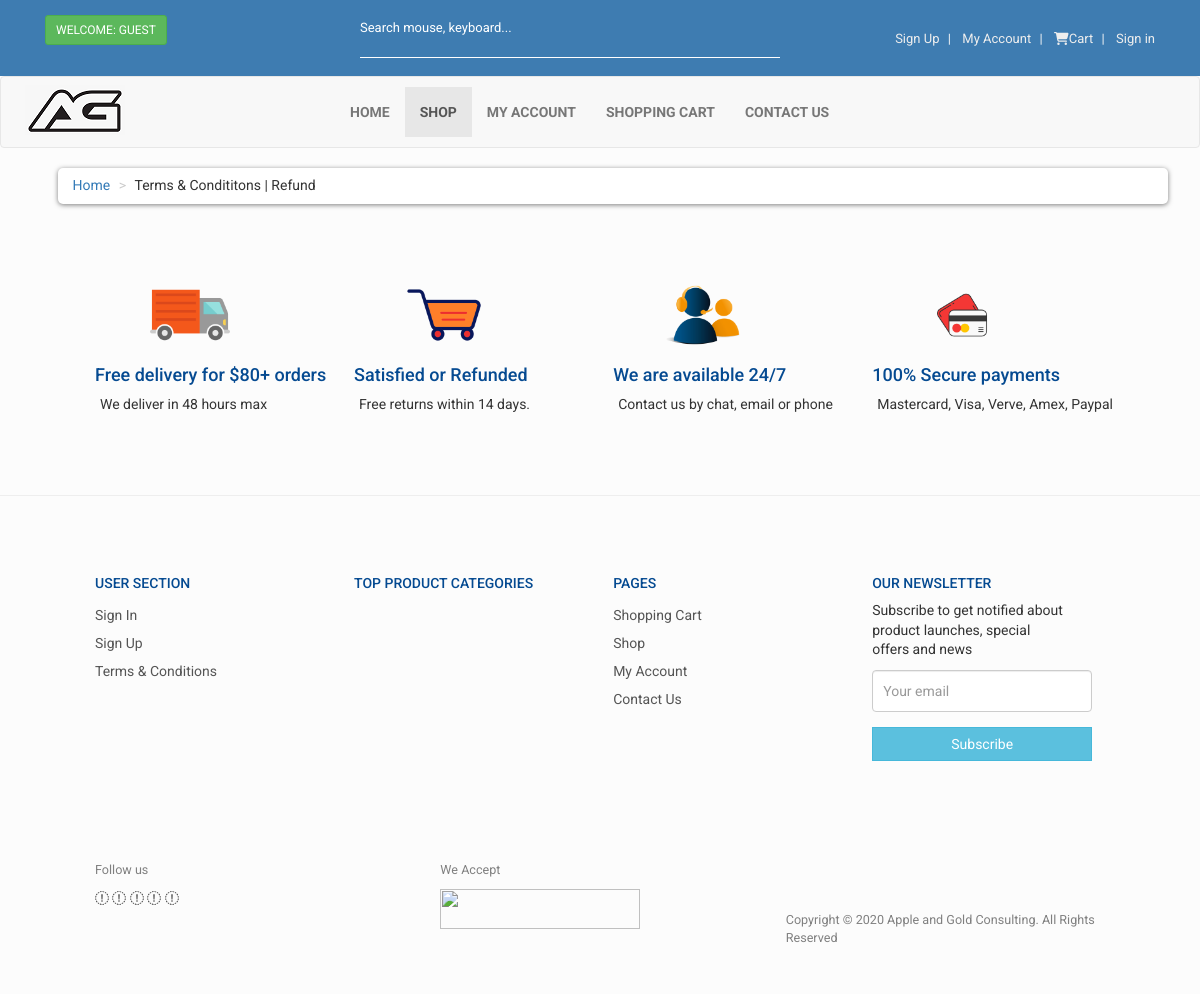
Page /terms.php on the earlier database version.
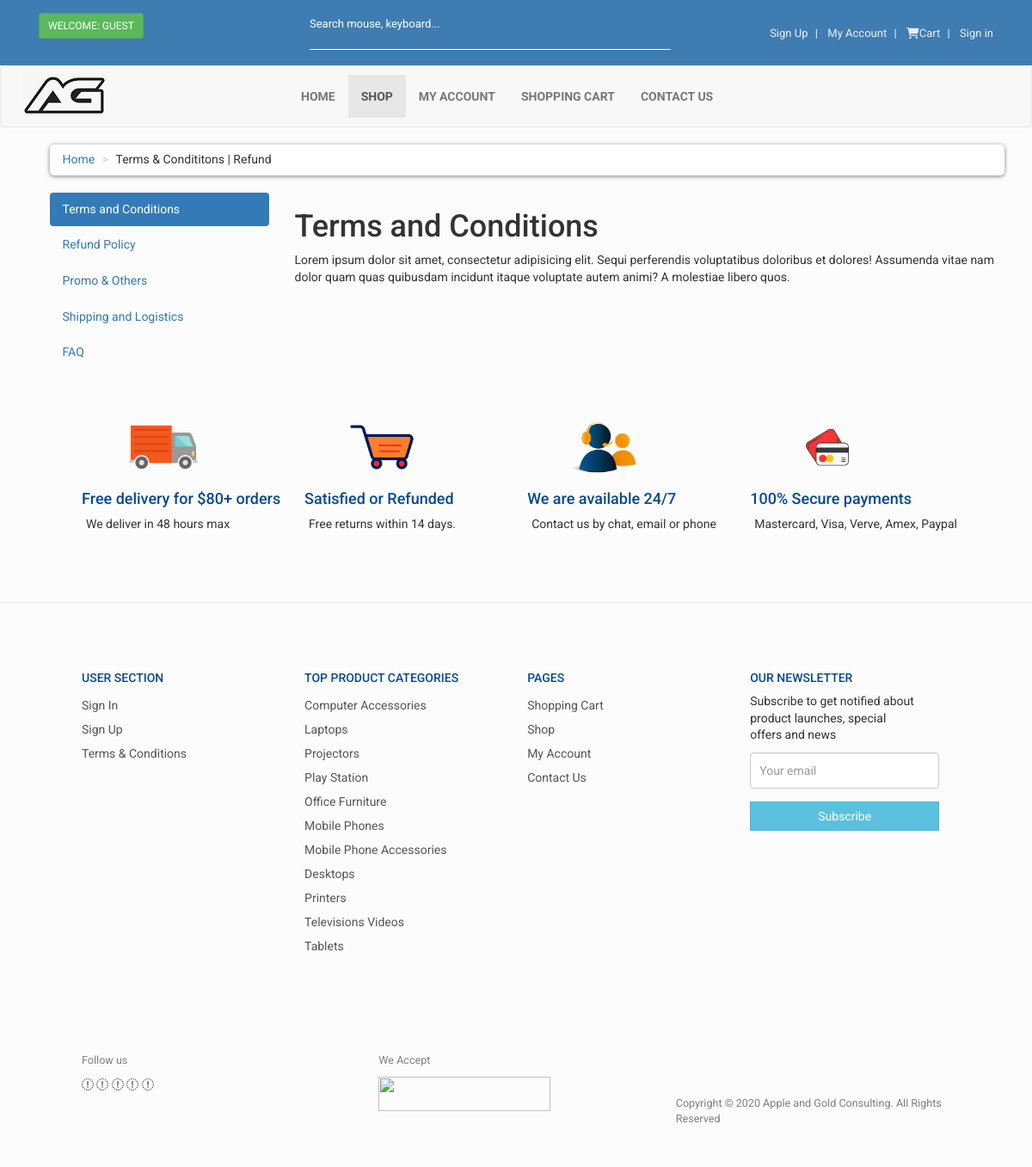
Same page on the later database version.
### tables this page shows
CREATE TABLE `terms` (
  `term_id` int(10) NOT NULL,
  `term_title` varchar(100) NOT NULL,
  `term_link` varchar(100) NOT NULL,
  `term_desc` text NOT NULL
);

CREATE TABLE `product_category` (
  `p_category_id` int(10) NOT NULL,
  `p_category_title` text NOT NULL,
  `p_cat_top` text NOT NULL,
  `p_cat_image` text NOT NULL
);

### terms.php (the view, shortened to what this page needs)
<?php
 $active='Shop';
    include("includes/header.php");
    include("includes/db.php");
?>
    <div id="content">
        <div class="container">
            <div class="col-md-12">
                <ul class="breadcrumb">
                    <li><a href="index.php">Home</a></li>
                    <li>Terms & Condititons | Refund</li>
                </ul>
            </div>
            <div class="col-md-3">
                <div class="box">
                    <ul class="nav nav-pills nav-stacked">
                        <?php
                            $get_terms = "select * from terms LIMIT 0,1";
                            $run_terms = mysqli_query($con,$get_terms);
                            while($row_terms=mysqli_fetch_array($run_terms)){
                                $term_title = $row_terms['term_title'];
                                $term_link = $row_terms['term_link'];
                        ?>
                        <li class="active">
                                <a data-toggle="pill" href="#<?php echo $term_link; ?>">
                                    <?php
                                        echo $term_title;
                                    ?>
                                </a>
                        </li>
                        <?php
                            }
                        ?>
                        <?php
                            $count_terms = "select * from terms";
                            $run_count_terms = mysqli_query($con,$count_terms);
                            $count = mysqli_num_rows($run_count_terms);
                            $get_terms = "select * from terms LIMIT 1, $count";
                            $run_terms = mysqli_query($con,$get_terms);
                            while($row_terms=mysqli_fetch_array($run_terms)){
                                $term_title = $row_terms['term_title'];
                                $term_link = $row_terms['term_link'];
                        ?>
                        <li class="">
                            <a data-toggle="pill" href="#<?php echo $term_link; ?>">
                                <?php
                                    echo $term_title;
                                ?>
                            </a>
                        </li>
                        <?php
                            }
                        ?>
                    </ul>
                </div>
            </div>
            <div class="col-md-9">
                <div class="box">
                    <div class="tab-content">
                            <?php
                                $get_terms = "select * from terms LIMIT 0,1";
                                $run_terms = mysqli_query($con,$get_terms);
                                while($row_terms=mysqli_fetch_array($run_terms)){
                                    $term_desc = $row_terms['term_desc'];
                                    $term_title = $row_terms['term_title'];
                                    $term_link = $row_terms['term_link'];
                            ?>
                                <div id="<?php echo $term_link?>" class="tab-pane fade in active">
                                    <h1 class="tabTitle"><?php echo $term_title;?></h1>
                                    <p class="tabDesc"><?php echo $term_desc; ?></p>
                                </div>
                            <?php } ?>
                    </div>
                </div>
            </div>
        </div>
    </div>
    <?php
    include("admin_area/includes/footer.php");
    ?>
</body>
</html>

### includes/header.php (shortened to what this page needs)
<!DOCTYPE html>
<html lang="en">
<head>
    <link rel="stylesheet" type="text/css" href="styles/bootstrap.min.css">
    <link rel="stylesheet" type="text/css" href="https://stackpath.bootstrapcdn.com/font-awesome/4.7.0/css/font-awesome.min.css">
    <link rel="stylesheet" type="text/css" href="styles/main.css">
    <link rel="stylesheet" type="text/css" href="styles/animate.css">
    <link rel="stylesheet" type="text/css" href="styles/lightslider.css">
    <link rel="stylesheet" type="text/css" href="styles/grid.css">
</head>
<body>
    <div id="top">
        <div class="container">
            <div class="col-md-6 offer">
                <a href="#" class="btn btn-success btn-sm userid">
                    <?php
                        if(!isset($_SESSION['email'])){
                            echo" Welcome: Guest";
                        }else{
                            echo "Welcome: " . $_SESSION['email'] . "";
                        }
                    ?>
                </a>
                <form class="navbar-form navbar-left form  navbar-collapse collapse " method="POST" action="header.php" id="search">
                    <div class="input-group">
                        <input type="text" class="control search-input" name="search" onkeydown="searchq();" placeholder="Search mouse, keyboard...">
                    </div>
                </form>
            </div>
            <div class="col-md-6">
                <ul class="menu">
                    <li>
                        <a href=""  data-toggle="modal" data-target="#exampleModalLong">Sign Up</a>
                    </li>
                    <li>
                        <a href="customer/my_account.php">My Account</a>
                    </li>
                    <li>
                        <a href="cart.php"><i class="fa fa-shopping-cart cart-icon"><span class="badge"><?php items();?></span></i>Cart</a>
                    </li>
                    <li>
                        <a href="checkout.php">
                        <?php
                            if(!isset($_SESSION['email'])){
                                echo" <a href='' data-toggle='modal' data-target='#exampleModal'>Sign in</a> ";
                            }else{
                                echo" <a href='customer/logout.php'>Sign Out</a> ";
                            }
                        ?>
                        </a>
                    </li>
                </ul>
            </div>
        </div>
    </div>
    <div id="navbar" class="navbar navbar-default toggle">
        <div class="container">
            <div class="navbar-header">
                <a href="index.php" class="navbar-brand home">
                    <img src="images/mainlogo.png" alt="AG-logo" class="hidden-xs">
                </a>
            </div>
            <div class="navbar-collapse collapse nav-menu" id="navigation">
                <div class="padding-nav">
                    <ul class="nav navbar-nav left">
                        <li class="<?php if($active=='Home') echo"active"; ?>">
                            <a href="index.php">Home</a>
                        </li>
                        <li class="<?php if($active=='Shop') echo"active"; ?>">
                            <a href="shop.php"> Shop</a>
                        </li>
                        <li class="<?php if($active=='Account') echo"active"; ?>">
                            <?php
                                if(!isset($_SESSION['last_name'])){
                                    echo "<a href ='checkout.php'>My Account</a>";
                                }else{
                                    echo "<a href ='customer/my_account.php?my_orders'>My Account</a>";
                                }
                            ?>
                        </li>
                        <li class="<?php if($active=='Cart') echo"active"; ?>">
                            <a href="cart.php"> Shopping Cart</a>
                        </li>
                        <li class="<?php if($active=='Contact') echo"active"; ?>">
                            <a href="contact.php"> Contact Us</a>
                        </li>
                    </ul>
                </div>
            </div>
        </div>
    </div>

### admin_area/includes/footer.php (shortened to what this page needs)
<section class="services">
    <div class="row">
        <div class="col span-1-of-4">
        <p><img src="images/truck.png" class="service-image" alt=""></p>
            <h4>Free delivery for $80+ orders </h4>
            <p>We deliver in 48 hours max</p>
        </div>
        <div class="col span-1-of-4">
            <img src="images/cart.png" class="service-image1" alt="">
            <h4> Satisfied or Refunded </h4>
            <p>Free returns within 14 days.</p>
        </div>
        <div class="col span-1-of-4">
            <img src="images/customer.png" class="service-image1" alt="">
            <h4> We are available 24/7 </h4>
            <p>Contact us by chat, email or phone</p>
        </div>
        <div class="col span-1-of-4">
            <img src="images/card.png" class="service-image1" alt="">
            <h4> 100% Secure payments </h4>
            <p>Mastercard, Visa, Verve, Amex, Paypal</p>
        </div>
    </div>
</section>
<div class="row">
    <hr>
</div>
<section class="footer-categories">
    <div class="row">
        <div class="col span-1-of-4">
            <h5>User Section</h5>
            <ul>
                <li>
                    <?php
                        if(!isset($_SESSION['email'])){
                            echo "<a href ='checkout.php'>Sign In</a>";
                        }else{
                            echo "<a href = 'customer/my_account.php?my_orders'>My Account</a>";
                        }
                    ?>
                </li>
                <li>
                    <?php
                        if(!isset($_SESSION['email'])){
                            echo "<a href ='checkout.php'>Sign Up</a>";
                        }else{
                            echo "<a href = 'customer/my_account.php?edit_account'>Edit Account</a>";
                        }
                    ?>
                </li>
                <li>
                    <a href="terms.php">Terms & Conditions</a>
                </li>
            </ul>
        </div>
        <div class="col span-1-of-4">
            <h5>Top Product Categories</h5>
            <ul>
                <?php
                $con = mysqli_connect("localhost", "root", "", "ag_store");
                $get_p_category = "select * from product_category where p_cat_top='yes'";
                $run_p_category = mysqli_query($con,$get_p_category);
                while($row_p_category=mysqli_fetch_array($run_p_category)){
                    $p_category_id = $row_p_category['p_category_id'];
                    $p_category_title = $row_p_category['p_category_title'];
                    echo "
                            <li>
                                <a href ='shop.php?p_category=$p_category_id'>
                                    $p_category_title
                                </a>
                            </li>
                        ";
                }
                ?>
            </ul>
        </div>
        <div class="col span-1-of-4">
            <h5>Pages</h5>
            <ul>
                <ul>
                    <li><a href="cart.php">Shopping Cart</a></li>
                    <li><a href="shop.php">Shop</a></li>
                    <li><a href="customer/my_account.php">My Account</a> </li>
                    <li><a href="contact.php"> Contact Us</a></li>
                </ul>
            </ul>
        </div>
        <div class="col span-1-of-4">
            <h5>Our newsletter</h5>
            <p>Subscribe to get notified about product launches, special offers and news</p>
            <input type="text" name="" class="form-control" placeholder="Your email" id="">
            <a href="#" class="btn btn-info">Subscribe</a>
        </div>
    </div>
</section>
<section class="copyright">
    <div class="row">
        <div class="col span-1-of-3">
            <p>Follow us</p>
            <div class="copyicon">
                <i class="fa fa-instagram"></i>
                <i class="fa fa-facebook"></i>
                <i class="fa fa-pinterest"></i>
                <i class="fa fa-twitter"></i>
                <i class="fa fa-youtube"></i>
            </div>
        </div>
        <div class="col span-1-of-3">
            <p>We Accept</p>
            <img src="images/Credit-Card-Visa-And-Master-Card-PNG-File.png" alt="">
        </div>
        <div class="col span-1-of-3">
            <p class="trademark"> Copyright &copy; 2020 Apple and Gold Consulting. All Rights Reserved </p>
        </div>
    </div>
</section>

### styles/main.css (style rules this page uses)
* { margin:0; padding:0; box-sizing: border-box; text-rendering: optimizeLegibility; }
body { color:#333; background:#fcfcfc; font-size: 14px; font-family: 'Roboto', sans-serif; line-height: 1.4; overflow-x: hidden; }
.row { max-width:2000px; padding-right:-10px; padding-left:10px; }
#top { background-color:#3e7cb1; padding:10px 0; }
#top .offer { color:#fff; }
#top .offer a:link, #top .offer a:visited { text-decoration: none; color:#fff; transition: color 0.5; }
#top .offer .btn { text-transform: uppercase; }
#top a { color:#fff; }
#top ul.menu { padding-top:15px; margin:0px; text-align:right; list-style:none; font-size:13px; float:right; }
#top ul.menu > li { display:inline-block; margin-top:5px; }
#top ul.menu > li > a:link, #top ul.menu > li > a:visited { text-decoration:none; color:#eee; transition: color 0.5s ; }
#top ul.menu > li + li:before { content:"|\00a0"; color:#f7f7f7; padding:0px 5px; }
#top .userid { float:left; margin-top:5px; margin-bottom:-45px; }
#top .navbar-form { position:relative; max-width:450px; }
#top .control { background:transparent; border-bottom:1px solid #fff; font-size:13px; color:#fff; width:100%; margin-left:300px; margin-top:-60px; }
#top .input-group .control::placeholder { color:#fff; }
#top .control::before { content:''; display:hidden; }
.navbar-brand { float:left; padding:8px 10px; line-height:15px; font-size:18px; height:70px; }
.navbar ul.nav > li > a { text-transform: uppercase; font-weight:bold; font-size:14px; transition: background 0.5s; }
.padding-nav { padding-top:10px; }
.padding-nav ul { margin-left:200px; }
#content { padding-left:25px; }
.breadcrumb { padding:8px 15px; background:#fff; border-radius:5px; box-shadow: 0px 1px 5px rgb(0,0,0,0.5); margin-bottom:20px; }
.breadcrumb >li + li:before { color:#ccc; content:">\00a0"; }
.control { background:transparent; border:0px; border-bottom:1px solid #555; border-radius:0px; font-size:15px; color:#555; padding-bottom:20px; padding-top:30px; width:500px; margin-left:50px; }
.control::before { content:''; display:hidden; }
.services { padding:40px 100px; }
.services h4 { color:#054a91; }
.services p { margin-left:5px; }
.services .service-image { width:80px; height:80px; margin-left:50px; }
.services .service-image1 { width:80px; height:80px; margin-left:50px; }
.footer-categories { padding:40px 100px; }
.footer-categories h5 { color:#054a91; font-size:100%; text-transform: uppercase; }
.footer-categories p { text-align:left; width:80%; line-height:140%; }
.footer-categories ul { list-style:none; }
.footer-categories li a { text-decoration: none; color:#555; line-height:200%; transition: color 0.2s; }
.footer-categories input[type=text] { padding:20px 10px; width:220px; }
.footer-categories .btn-info { width:220px; margin-top:15px; border-radius:0px; }
.copyright { padding:40px 100px; }
.copyright .trademark { width:100%; margin-top:50px; font-size:90%; color:rgb(128, 128, 128) }
.copyright p { color:rgb(128, 128, 128); font-size:90% }
.copyright img { width:200px; height:40px; }

### styles/grid.css (style rules this page uses)
.row { zoom: 1; }
.row:before, .row:after { content:""; display:table; }
.row:after { clear:both; }
.col { display: block; float:left; margin: 1% 0 1% 1.6%; }
.col:first-child { margin-left: 0; }
.span-1-of-3 { width: 32.26%; }
.span-1-of-4 { width: 23.8%; }

Differences in the rows shown:
added terms: term_title "Terms and Conditions", term_desc "Lorem ipsum dolor sit amet, consectetur adipisicing elit. Sequi perferendis voluptatibus doloribus et dolores! Assumenda vitae nam dolor quam quas quibusdam incidunt itaque voluptate autem animi? A molestiae libero quos."
added terms: term_title "Refund Policy"
added terms: term_title "Promo & Others"
added terms: term_title "Shipping and Logistics"
added terms: term_title "FAQ"
now on this page (row edited): product_category: p_category_title "Computer Accessories"
now on this page (row edited): product_category: p_category_title "Laptops"
now on this page (row edited): product_category: p_category_title "Projectors"
now on this page (row edited): product_category: p_category_title "Play Station"
added product_category: p_category_title "Office Furniture"
added product_category: p_category_title "Mobile Phones"
added product_category: p_category_title "Mobile Phone Accessories"
added product_category: p_category_title "Desktops"
added product_category: p_category_title "Printers"
added product_category: p_category_title "Televisions Videos"
added product_category: p_category_title "Tablets"
